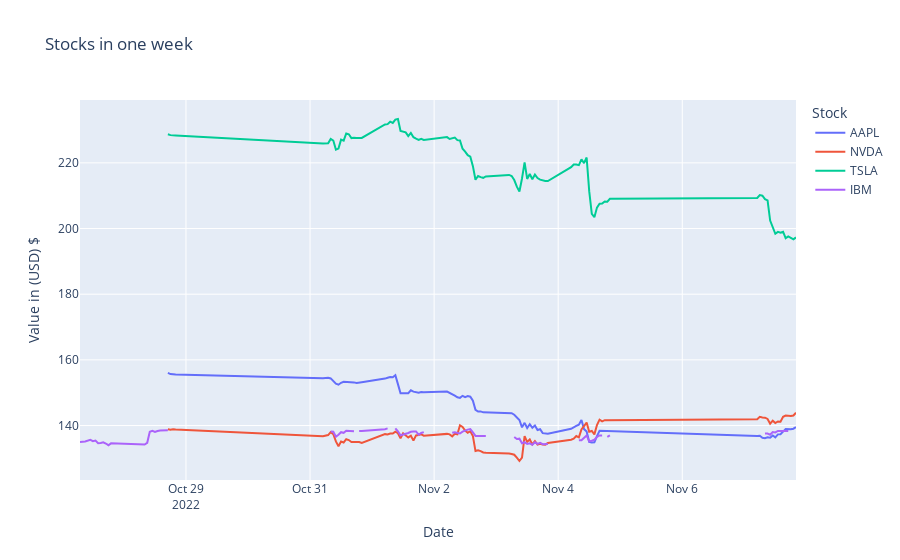

Notebook code cell kept with this figure:
### Code cell
import plotly.express as px

px.line(
    stocks,
    x=stocks.index,
    y=symbols,
    labels={"variable": "Stock", "value": "Value in (USD) $", "index": "Date"},
    title="Stocks in one week",
)
